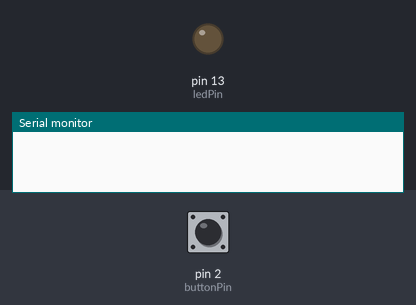
Bench run of a sketch on a simulated Arduino Uno, built with avr-gcc and run on an emulated ATmega328P. Shown: output pins drawn as LEDs (lit = HIGH), the last lines printed to the serial monitor. The inputs (shaded band) are chosen by the test bench; at power-on: pin 2 (buttonPin) LOW.

Above: at 1.2 s.
1.3 s: pin 2 (buttonPin) pulled HIGH for 0.15 s
At 1.37 s:
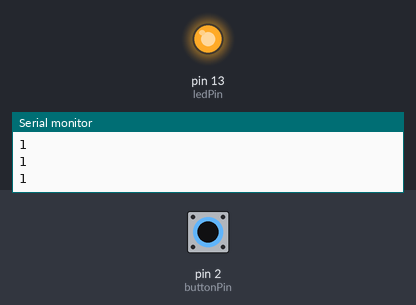
2.9 s: pin 2 (buttonPin) pulled HIGH for 3.2 s
At 6.8 s:
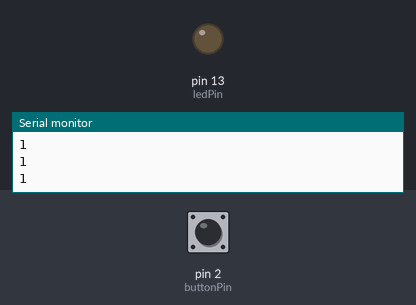
Timing chart, 0 to 8.3 s (numbered marks = the images above; inputs shaded):
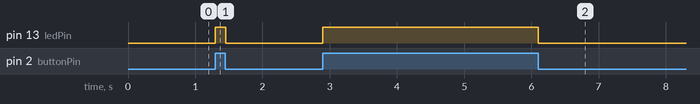

The sketch:

pressure_plate.ino
```cpp
const int buttonPin = 2;
const int ledPin =  13;

int buttonState = 0;
boolean drank1 = false;

void setup() {
  Serial.begin(9600);
  pinMode(ledPin, OUTPUT);
  pinMode(buttonPin, INPUT);
}

void loop() {
  buttonState = digitalRead(buttonPin);

  if (buttonState == HIGH) {
    drank1 = true;
    Serial.println(drank1);
    digitalWrite(ledPin, HIGH);
  } else {
    // turn LED off:
    digitalWrite(ledPin, LOW);
    drank1 = false;
  }
}
```

Measured:
- after the input at 1.3 s, pin 13 (ledPin): LOW → HIGH at once, → LOW 0.15 s later
- after the input at 2.9 s, pin 13 (ledPin): LOW → HIGH at once, → LOW 3.2 s later
